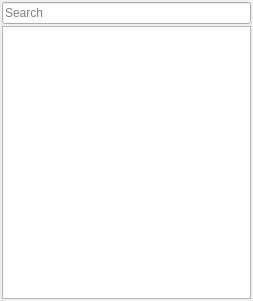
<?xml version="1.0" encoding="UTF-8"?>
<ui version="4.0">
 <class>ComponentBrowser</class>
 <widget class="QWidget" name="ComponentBrowser">
  <property name="geometry">
   <rect>
    <x>0</x>
    <y>0</y>
    <width>253</width>
    <height>301</height>
   </rect>
  </property>
  <property name="windowTitle">
   <string>Components</string>
  </property>
  <layout class="QVBoxLayout" name="verticalLayout">
   <property name="spacing">
    <number>2</number>
   </property>
   <property name="leftMargin">
    <number>2</number>
   </property>
   <property name="topMargin">
    <number>2</number>
   </property>
   <property name="rightMargin">
    <number>2</number>
   </property>
   <property name="bottomMargin">
    <number>2</number>
   </property>
   <item>
    <widget class="QLineEdit" name="findComponent">
     <property name="placeholderText">
      <string>Search</string>
     </property>
    </widget>
   </item>
   <item>
    <widget class="QTreeView" name="componentsTree">
     <property name="dragEnabled">
      <bool>true</bool>
     </property>
    </widget>
   </item>
  </layout>
 </widget>
 <resources/>
 <connections/>
</ui>
